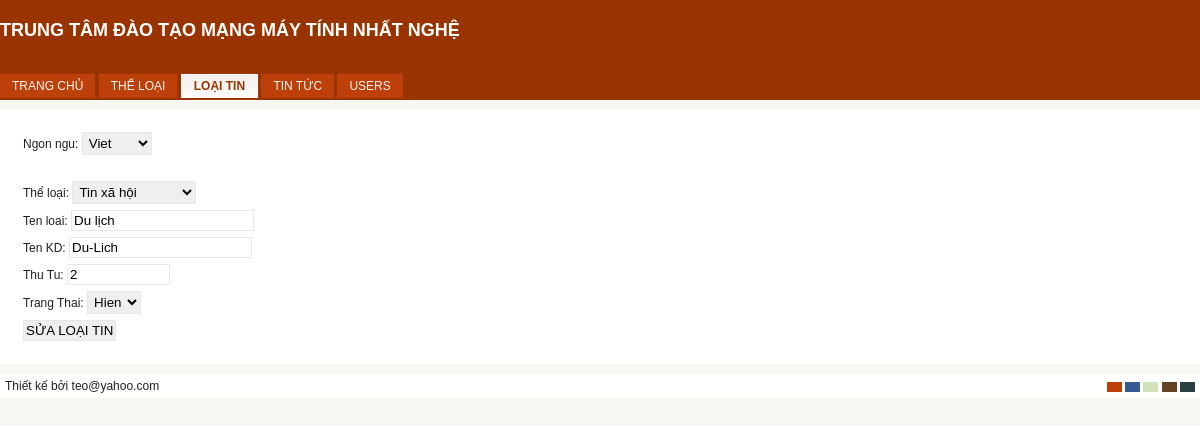
The app's page /admin/index.php?key=lts&idLT=3 (signed in) with its own data.
### tables this page shows
CREATE TABLE IF NOT EXISTS `loaitin` (
  `idLT` int(11) NOT NULL AUTO_INCREMENT,
  `lang` char(2) NOT NULL DEFAULT 'vi',
  `Ten` varchar(100) NOT NULL DEFAULT '',
  `Ten_KhongDau` varchar(100) DEFAULT NULL,
  `ThuTu` tinyint(11) NOT NULL DEFAULT '0',
  `AnHien` tinyint(1) NOT NULL DEFAULT '1',
  `idTL` int(11) NOT NULL DEFAULT '1',
  PRIMARY KEY (`idLT`)
);

CREATE TABLE IF NOT EXISTS `theloai` (
  `idTL` int(11) NOT NULL AUTO_INCREMENT,
  `lang` char(2) NOT NULL DEFAULT 'vi',
  `TenTL` varchar(255) NOT NULL DEFAULT '',
  `TenTL_KhongDau` varchar(100) DEFAULT NULL,
  `ThuTu` int(11) DEFAULT '0',
  `AnHien` tinyint(1) DEFAULT '1',
  PRIMARY KEY (`idTL`),
  UNIQUE KEY `TenTL` (`TenTL`)
);

### admin/loaitin_sua.php (the view, shortened to what this page needs)
<!doctype html>
<html>
<head>
</head>
<body>
<?php
if(isset($_GET['idLT']))
{
	include("../connect.php");
	$idLT=$_GET['idLT'];
	$sl="select * from loaitin where idLT=$idLT";
	$kq=mysqli_query($link,$sl);
	$d=mysqli_fetch_array($kq);
	$idTL=$d['idTL'];
	if(isset($_GET['lang'])) $lang=$_GET['lang'];
		else $lang=$d['lang'];
?>
<form name="form1" id="form1" method="get" action="">
	<p>
    <label for="lang">Ngon ngu:</label>
    <select name="lang" id="lang" onChange="form1.submit()">
      <option value="vi">Viet</option>
    </select>
  </p>
</form>
<form id="form2" name="form2" method="post" action="process.php">
<p>
    <label>Thể loại:</label>
    <select name="theloai">
    <?php
    $sl1="select * from theloai where lang='$lang' order by ThuTu";
	$kq1=mysqli_query($link,$sl1);
	while($d1=mysqli_fetch_array($kq1)){
	?>
  	<option value="<?php echo $d1['idTL'] ?>" <?php if($idTL==$d1['idTL']) echo "selected";?>><?php echo $d1['TenTL']; ?></option>
    <?php } ?>
</select>
  </p>
  <p>
    <label for="Ten">Ten loai:</label>
    <input type="text" name="Ten" id="Ten" value="<?php echo $d['Ten'];?>">
  </p>
  <p>
    <label for="Ten_KhongDau">Ten KD:</label>
    <input type="text" name="Ten_KhongDau" id="Ten_KhongDau" value="<?php echo $d['Ten_KhongDau'];?>">
  </p>
  <p>
    <label for="ThuTu">Thu Tu:</label>
    <input name="ThuTu" type="text" id="ThuTu" size="10" value="<?php echo $d['ThuTu'];?>">
  </p>
  <p>
    <label for="AnHien">Trang Thai:</label>
    <select name="AnHien" id="AnHien">
      <option value="1" <?php if($d['AnHien']==1) echo "selected";?>>Hien</option>
    </select>
  </p>
  <p>
    <input type="submit" name="sualt" id="sualt" value="SỬA LOẠI TIN">
  </p>
</form>
<?php } ?>
</body>
</html>

### admin/css/theme1.css (style rules this page uses)
body { background:#f3f9ff url(../img/bg_blue.jpg) repeat-x top; color: #202020; }
input { border:1px solid #666666; }
select { border:1px solid #d9e6f0; }

### admin/css/style.css (style rules this page uses)
* { margin:0; padding:0; }
body { font-size: 12px; font-family: Arial, Tahoma, Verdana; }
p { padding:3px; }
input { padding:2px; }
select { padding:2px; }
form { padding:10px; margin:0 auto; }

### admin/css/theme.css (style rules this page uses)
body { background:#f7f6f0 url(../img/bg.jpg) repeat-x top; color: #202020; }
input { border:1px solid #e8e7e1; }
select { border:1px solid #e8e7e1; }

### records on screen
loaitin: theloai "Tin xã hội", Ten "Du lịch", Ten_KhongDau "Du-Lich", ThuTu "2", AnHien "Hien"
